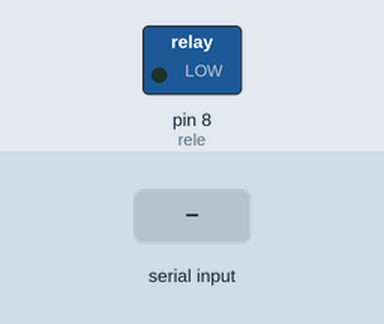
The sketch below on a simulated Arduino Uno, built with avr-gcc and run on an emulated ATmega328P. Parts: switched loads named in the sketch (green lamp = pin HIGH). The inputs (shaded band) are chosen by the test bench.

Above: at 1.2 s.
1.3 s: "l" received over the second serial link
At 2.3 s:
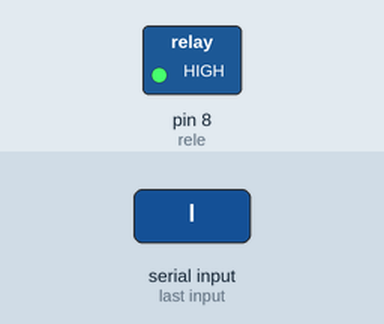
2.8 s: "d" received over the second serial link
At 3.4 s:
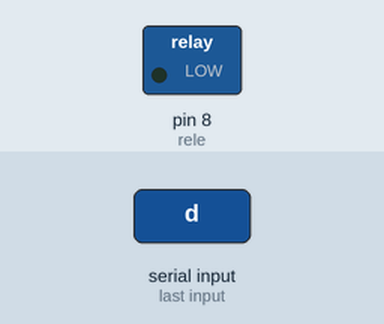
Timing chart, 0 to 5.8 s (numbered marks = the images above; inputs shaded):
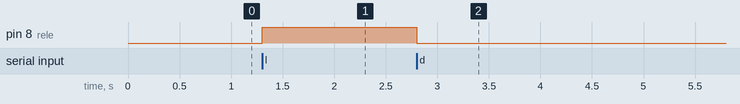

Measured:
- after the input at 1.3 s, pin 8 (rele): LOW → HIGH at once
- after the input at 2.8 s, pin 8 (rele): HIGH → LOW at once

The sketch:

Hackathon_2015.ino
```cpp
#include <SoftwareSerial.h>
SoftwareSerial bluetooth(10, 11);
int rele=8;
char leitura;
void setup(){
  bluetooth.begin(9600);
  pinMode(rele,OUTPUT);
  digitalWrite(rele,LOW);
}
void loop(){
  while(bluetooth.available()>0) {
   leitura=bluetooth.read();
   if(leitura=='l'){    //L
  digitalWrite(rele,HIGH);
  }

   if(leitura=='d'){     //D
     digitalWrite(rele,LOW);
   }
   }
}
```
